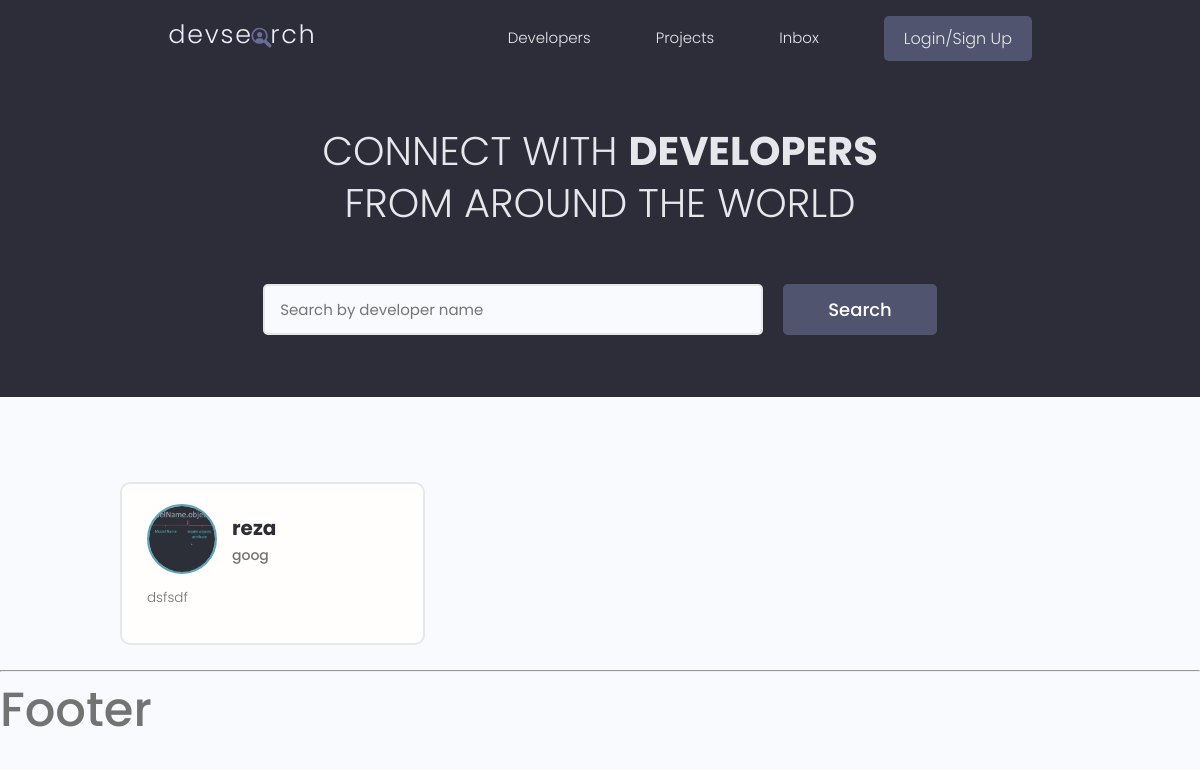
/, run on an earlier commit of the app's database.
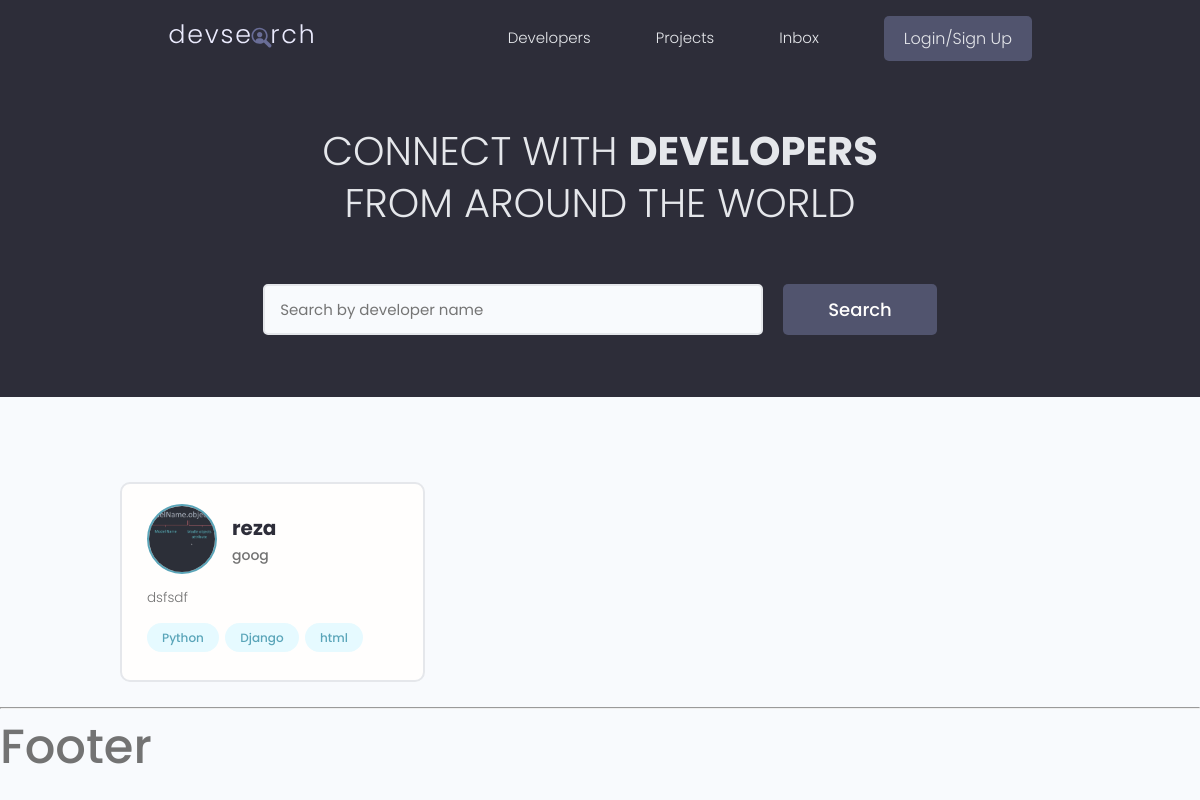
And on a later commit of the database.
### users/models.py (models this page shows, shortened)
class Profile(models.Model):
    user = models.OneToOneField(User, on_delete=models.CASCADE, null=True, blank=True)
    name = models.CharField(max_length=200, blank=True, null=True)
    email = models.EmailField(max_length=500, blank=True, null=True)
    username = models.CharField(max_length=200, blank=True, null=True)
    location = models.CharField(max_length=200, blank=True, null=True)
    short_intro = models.CharField(max_length=500, null=True, blank=True)
    bio = models.TextField(blank=True, null=True)
    profile_image = models.ImageField(null=True, blank=True, upload_to='profiles/', default='profiles/user-default.png')
    github = models.CharField(max_length=200, blank=True, null=True)
    website = models.CharField(max_length=200, blank=True, null=True)
    linkedin = models.CharField(max_length=200, blank=True, null=True)
    youtube = models.CharField(max_length=200, blank=True, null=True)
    twitter = models.CharField(max_length=200, blank=True, null=True)
    created = models.DateTimeField(auto_now_add=True)
    id = models.UUIDField(default=uuid.uuid4, unique=True,
                          primary_key=True, editable=False)

class Skill(models.Model):
    owner = models.ForeignKey(Profile, on_delete=models.CASCADE, null=True, blank=True)
    name = models.CharField(max_length=200, blank=True, null=True)
    description = models.TextField(null=True, blank=True)
    created = models.DateTimeField(auto_now_add=True)
    id = models.UUIDField(default=uuid.uuid4, unique=True,
                          primary_key=True, editable=False)
    def __str__(self):
        return self.name

### users/views.py (the view)
# urls.py: path('', views.profiles_view, name='profiles'),
def profiles_view(request):
    profiles = Profile.objects.all()
    context = {
        'profiles': profiles
    }
    return render(request, 'users/profiles.html', context)

### users/templates/users/profiles.html (shortened to what this page needs)
{% extends 'base.html' %}
{% block content %}
    <main class="home">
        <section class="hero-section text-center">
            <div class="container container--narrow">
                <div class="hero-section__box">
                    <h2>CONNECT WITH <span>DEVELOPERS</span></h2>
                    <h2>FROM AROUND THE WORLD</h2>
                </div>
                <div class="hero-section__search">
                    <form class="form" action="#" method="get">
                        <div class="form__field">
                            <input class="input input--text" id="formInput#search" type="text" name="text"
                                   placeholder="Search by developer name"/>
                        </div>
                        <input class="btn btn--sub btn--lg" type="submit" value="Search"/>
                    </form>
                </div>
            </div>
        </section>
        <section class="devlist">
            <div class="container">
                <div class="grid grid--three">
                    {% for profile in profiles %}
                        <div class="column card">
                            <div class="dev">
                                <a href="{% url 'users:user_profile' profile.id %}" class="card__body">
                                    <div class="dev__profile">
                                        <img class="avatar avatar--md" src="{{ profile.profile_image.url }}"
                                             alt="image"/>
                                        <div class="dev__meta">
                                            <h3>{{ profile.name }}</h3>
                                            <h5>{{ profile.short_intro|slice:"60" }}</h5>
                                        </div>
                                    </div>
                                    <p class="dev__info">{{ profile.bio|slice:"150" }}</p>
                                    <div class="dev__skills">
                                        {% for skill in profile.skill_set.all|slice:"6" %}
                                            <span class="tag tag--pill tag--main">
                                                <small>{{ skill }}</small>
                                             </span>
                                        {% endfor %}
                                    </div>
                                </a>
                            </div>
                        </div>
                    {% endfor %}
                </div>
            </div>
        </section>
    </main>
{% endblock %}

### templates/base.html (shortened to what this page needs)
<!DOCTYPE html>
{% load static %}
<html lang="en">
<head>
    <link rel="stylesheet" href="https://cdn.iconmonstr.com/1.3.0/css/iconmonstr-iconic-font.min.css"/>
    <link rel="stylesheet" href="{% static 'uikit/styles/uikit.css' %}"/>
    <link rel="stylesheet" href="{% static 'styles/app.css' %}"/>
</head>
<body>
{% include 'navbar.html' %}
{% block content %}
{% endblock %}
{% include 'footer.html' %}
</body>
</html>

### templates/navbar.html (shortened to what this page needs)
{% load static %}
<header class="header">
    <div class="container container--narrow">
        <a href="{% url 'users:profiles' %}" class="header__logo">
            <img src="{% static 'images/logo.svg' %}" alt="DevSearch Logo"/>
        </a>
        <nav class="header__nav">
            <ul class="header__menu">
                <li class="header__menuItem"><a href="{% url 'users:profiles' %}">Developers</a></li>
                <li class="header__menuItem"><a href="{% url 'projects:projects' %}">Projects</a></li>
                <li class="header__menuItem"><a href="">Inbox</a></li>
                {% if request.user.is_authenticated %}
                    <li class="header__menuItem"><a href="{% url 'projects:create_project' %}">Add Project</a></li>
                    <li class="header__menuItem"><a href="{% url 'users:logout' %}" class="btn btn--sub">Logout</a></li>
                {% else %}
                    <li class="header__menuItem"><a href="{% url 'users:login' %}" class="btn btn--sub">Login/Sign
                        Up</a></li>
                {% endif %}
            </ul>
        </nav>
    </div>
</header>

### templates/footer.html
<hr>
<h1>Footer</h1>

### static/styles/app.css (style rules this page uses)
:root { --color-sub: #2d2d39; }
.btn--sub { background-color: var(--color-sub-light); }
.card { border: 2px solid var(--color-light); }
img { width: 100%; }
.header { position: sticky; z-index: 111; background-color: var(--color-sub); padding: 1.5rem 0; }
.header > .container { display: flex; justify-content: space-between; align-items: center; }
.header__logo > img { height: 3.8rem; }
.header__nav > ul { display: inline-flex; align-items: center; list-style: none; gap: 6.5rem; }
.header__menuItem > a { color: var(--color-light); font-weight: 300; }
.hero-section { height: 40vh; display: flex; align-items: center; background-color: var(--color-sub); }
.hero-section__box { margin-bottom: 4rem; }
.hero-section__box > h2, .hero-section__box > h2 > span { font-size: 4rem; color: var(--color-light); line-height: 1.3; text-transform: uppercase; }
.hero-section__box > h2 { font-weight: 300; }
.hero-section__box > h2 > span { font-weight: 700; }
.hero-section__search > .form { display: flex; align-items: center; justify-content: center; gap: 2rem; }
.hero-section__search > .form input.input--text { width: 50rem; }
.devlist { margin-top: 8rem; }
.devlist .grid { align-items: stretch; }
.devlist .dev .dev__profile { display: flex; align-items: center; gap: 1.5rem; }
.devlist .dev .dev__meta h3 { color: var(--color-sub); font-size: 2rem; font-weight: 700; }
.devlist .dev .dev__meta h5 { color: var(--color-text); font-size: 1.4rem; font-weight: 500; }
.devlist .dev .dev__info { margin: 1.5rem 0; font-size: 1.35rem; line-height: 1.4; text-align: justify; }

### static/uikit/styles/modules/_variables.css (style rules this page uses)
:root { --color-main: #5aa5b9; --color-main-light: #e6faff; --color-sub: #3f4156; --color-sub-light: #51546e; --color-sub-lighter: #ededfd; --color-text: #737373; --color-gray: #8b8b8b; --color-light: #e5e7eb; --color-light-gray: #767676; --color-bg: #f8fafd; --color-white: #fffefd; --color-white-light: #f3f3f3; --color-success: #359e64; --color-success-bg: #def8e8; --color-error: #fc4b0b; --color-error-bg: #fff2ee; --font-base: 'Poppins', arial, helvetica, 'Segoe UI', roboto, ubuntu, sans-serif; --font-monospace: 'Fira Code', 'Courier New', courier, monospace; --font-regular: 300; --font-medium: 500; --font-bold: 700; --generic-shadow: 1px 1px 5px #00000010; --generic-transition: all 0.3s ease-in-out; }

### static/uikit/styles/modules/_base.css (style rules this page uses)
* { margin: 0; padding: 0; box-sizing: border-box; text-rendering: optimizeLegibility; color: inherit; font-size: inherit; }
html { font-size: 50%; }
@media only screen and (min-width: 480px) { html { font-size: 56.25%; } }
@media only screen and (min-width: 1200px) { html { font-size: 62.5%; } }
body { line-height: 1.6; font-weight: 400; font-size: 1.5rem; color: var(--color-text); background-color: var(--color-bg); min-height: 100vh; }

### static/uikit/styles/modules/_typography.css (style rules this page uses)
* { font-family: var(--font-base); }
h1 { font-size: 4.8rem; font-weight: var(--font-medium); }
h2 { font-size: 3.6rem; font-weight: var(--font-bold); }
h3 { font-size: 3.2rem; font-weight: var(--font-medium); }
h5 { font-size: 2.4rem; font-weight: var(--font-medium); }
h5, h6 { font-weight: var(--font-regular); }
p, span, strong { font-size: 1.6rem; color: var(--color-text); font-weight: var(--font-regular); }
a { padding-bottom: 2px; text-decoration: none; display: inline-block; color: var(--color-main); font-weight: var(--font-medium); }

### static/uikit/styles/modules/_utilities.css (style rules this page uses)
.container { width: 92%; max-width: 165rem; margin: 0 auto; box-sizing: border-box; }
.container--narrow { width: 92%; max-width: 120rem; }
@media screen and (min-width: 1000px) { .container { width: 90%; } }
@media screen and (min-width: 1000px) { .container--narrow { width: 85%; } }
@media screen and (min-width: 1200px) { .container { width: 80%; } }
@media screen and (min-width: 1200px) { .container--narrow { width: 72%; } }
.text-center { text-align: center; }

### static/uikit/styles/modules/_avatar.css (style rules this page uses)
.avatar { border-radius: 50%; border: 2px solid var(--color-main); object-fit: cover; }
.avatar--md { height: 7rem; width: 7rem; }

### static/uikit/styles/modules/_card.css (style rules this page uses)
.card { border-radius: 1rem; background-color: var(--color-white); border: 1.5px solid var(--color-light); width: auto; height: auto; margin-top: 0.5rem; margin-bottom: 0.5rem; overflow: hidden; }
.card__body, .card__header { padding: 2rem 2.5rem; }

What changed in the data, as far as the page shows it:
added Skill: name "Python"
added Skill: name "Django"
added Skill: name "html"
